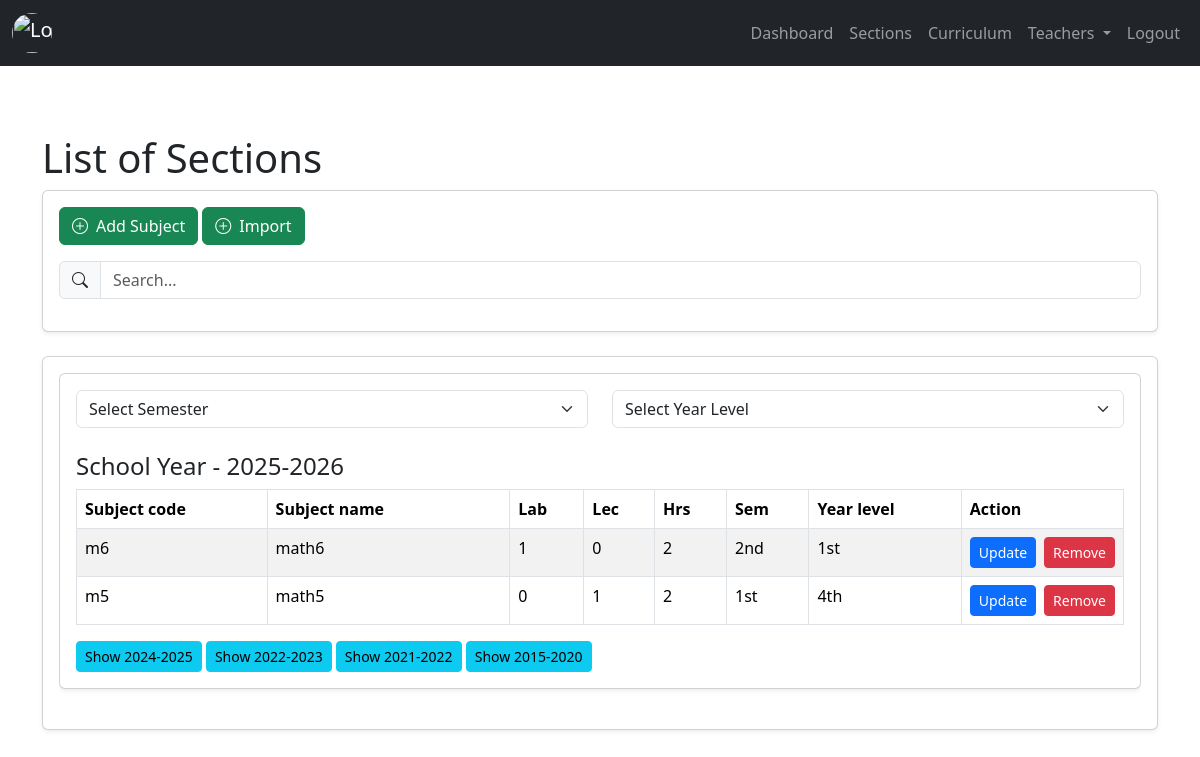
Page /admin/curriculum.php (signed in) on the committed database.
### tables this page shows
CREATE TABLE `tblcurriculum` (
  `subject_id` int(11) NOT NULL,
  `subject_code` varchar(60) NOT NULL,
  `subject_name` varchar(60) NOT NULL,
  `lab_num` int(11) NOT NULL,
  `lec_num` int(11) NOT NULL,
  `hours` int(11) NOT NULL,
  `semester` int(11) NOT NULL,
  `designated_year_level` int(11) NOT NULL,
  `subject_status` int(11) NOT NULL DEFAULT 1 COMMENT '0=archive,1=exist',
  `subject_sy` varchar(60) NOT NULL,
  `subject_date_added` timestamp NOT NULL DEFAULT current_timestamp() ON UPDATE current_timestamp()
);

### admin/backend/db.php (called while the page is built, shortened)
<?php
class db_connect
{
    public $host = db_host;
    public $user = db_user;
    public $pass = db_pass;
    public $name = db_name;
    public function connect()
    {
        try {
            $this->conn = new mysqli($this->host, $this->user, $this->pass, $this->name);
        } catch (\Throwable $th) {
            header("Location:setup.php");
        }
    }
}

### admin/backend/class.php (called while the page is built, shortened)
<?php
include ('db.php');
class global_class extends db_connect
{
    public function fetch_all_Subject()
    {
        $query = $this->conn->prepare("SELECT *
        FROM `TblCurriculum`
        where subject_status='1'
        ");
        if ($query->execute()) {
            $result = $query->get_result();
            return $result;
        }
    }
}

### admin/backend/end-points/fetchAllsubject.php (the view, shortened to what this page needs)
<div class="card shadow-sm mb-4">
    <div class="card-body">
        <div class="table-responsive">
            <div class="d-flex gap-4 mb-3">
                <select id="semesterFilter" class="form-select">
                    <option value="">Select Semester</option>
                </select>
                <select id="yearLevelFilter" class="form-select">
                    <option value="">Select Year Level</option>
                </select>
            </div>
            <?php
            $fetch_all_Subject = $db->fetch_all_Subject();
            if (!empty($fetch_all_Subject)) {
                $subjects_by_school_year = [];
                foreach ($fetch_all_Subject as $subject) {
                    $date_added = $subject['subject_sy'];
                    $subjects_by_school_year[$date_added][] = $subject;
                }
                krsort($subjects_by_school_year);
                $latest_school_year = key($subjects_by_school_year);
                foreach ($subjects_by_school_year as $school_year => $subjects):
                    $is_latest = ($school_year == $latest_school_year);
                    ?>
                    <div class="school-year-container" id="school-year-<?= $school_year ?>" <?= $is_latest ? '' : 'style="display:none;"' ?>>
                        <h4 class="mt-4">School Year - <?= $school_year ?></h4>
                        <table class="table table-striped table-bordered" id="tableEachSchoolYear">
                            <thead>
                                <tr>
                                    <th>Subject code</th>
                                    <th style="min-width: 150px;">Subject name</th>
                                    <th>Lab</th>
                                    <th>Lec</th>
                                    <th>Hrs</th>
                                    <th>Sem</th>
                                    <th>Year level</th>
                                    <th style="width: 100px;">Action</th>
                                </tr>
                            </thead>
                            <tbody>
                                <?php foreach ($subjects as $subject): ?>
                                <tr>
                                    <td class="p-2"><?= $subject['subject_code']; ?></td>
                                    <td class="p-2"><?= $subject['subject_name']; ?></td>
                                    <td class="p-2"><?= $subject['lab_num']; ?></td>
                                    <td class="p-2"><?= $subject['lec_num']; ?></td>
                                    <td class="p-2"><?= $subject['hours']; ?></td>
                                    <td class="p-2">
                                        <?php
                                            $semester = $subject['semester'];
                                            if ($semester == 1) {
                                                echo $semester . 'st';
                                            } elseif ($semester == 2) {
                                                echo $semester . 'nd';
                                            } elseif ($semester == 3) {
                                                echo $semester . 'rd';
                                            } else {
                                                echo $semester . 'th';
                                            }
                                        ?>
                                    </td>
                                    <td class="p-2">
                                        <?php
                                            $year_level = $subject['designated_year_level'];
                                            if ($year_level == 1) {
                                                echo $year_level . 'st';
                                            } elseif ($year_level == 2) {
                                                echo $year_level . 'nd';
                                            } elseif ($year_level == 3) {
                                                echo $year_level . 'rd';
                                            } else {
                                                echo $year_level . 'th';
                                            }
                                        ?>
                                    </td>
                                    <td class="p-2">
                                        <div class="d-flex gap-2">
                                            <button class="btn btn-primary btn-sm updateSubjectToggler" data-bs-toggle="modal" data-bs-target="#updateSubjectModal"
                                                data-subject_id="<?=$subject['subject_id']?>"
                                                data-subject_code="<?=$subject['subject_code']?>"
                                                data-subject_name="<?=$subject['subject_name']?>"
                                                data-lab_num="<?=$subject['lab_num']?>"
                                                data-lec_num="<?=$subject['lec_num']?>"
                                                data-hours="<?=$subject['hours']?>"
                                                data-semester="<?=$subject['semester']?>"
                                                data-designated_year_level="<?=$subject['designated_year_level']?>"
                                                data-subject_sy="<?=$subject['subject_sy']?>"
                                                >Update</button>
                                            <button class="btn btn-danger btn-sm removeSubject" data-subject_id="<?=$subject['subject_id']?>">Remove</button>
                                        </div>
                                    </td>
                                </tr>
                                <?php endforeach; ?>
                            </tbody>
                        </table>
                    </div>
                    <?php endforeach; ?>
                    <div id="show-hide-buttons">
                        <?php foreach (array_keys($subjects_by_school_year) as $school_year): ?>
                            <?php if ($school_year != $latest_school_year): ?>
                                <button class="btn btn-info btn-sm show-hide-btn" data-school-year="<?= $school_year ?>">Show <?= $school_year ?></button>
                            <?php endif; ?>
                        <?php endforeach; ?>
                    </div>
            <?php
            } else { ?>
                <tr>
                    <td colspan="8" class="p-2 text-center">No Record found.</td>
                </tr>
            <?php } ?>
        </div>
    </div>
</div>

### rows in the picture
tblcurriculum: subject_code "m6", subject_name "math6", lab_num "1", lec_num "0", hours "2", semester "2", designated_year_level "1"
tblcurriculum: subject_code "m5", subject_name "math5", lab_num "0", lec_num "1", hours "2", semester "1", designated_year_level "4"

### other values in the picture
$school_year "2025-2026"
$school_year "2024-2025"
$school_year "2022-2023"
$school_year "2021-2022"
$school_year "2015-2020"
